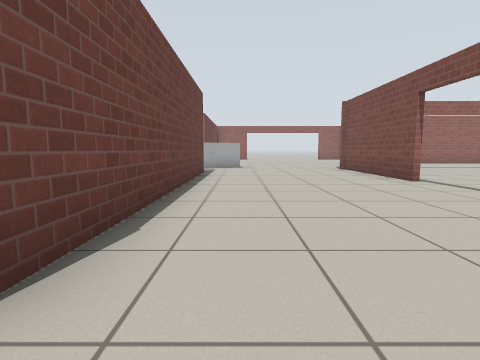
View 1 (above)

24 first-person views from a walk through a Gazebo world. The camera is 0.72 m above the floor, tilts 6° down and sees 80° across. The floor is counted in squares, 1 m on a side. Each view is taken from the middle of a square. On the plan, view 1 faces up. The plan holds only what a view shows up to about 10 squares ahead; the rest is blank. Simple patterns stand in for the simulator's built-in surfaces.

View 2
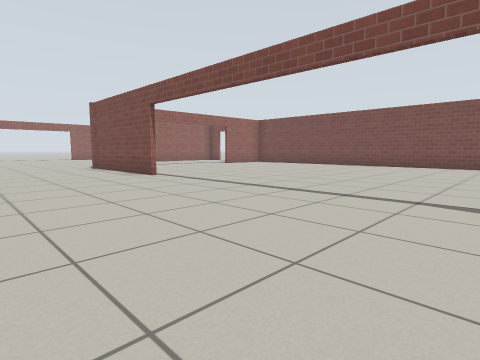

View 3
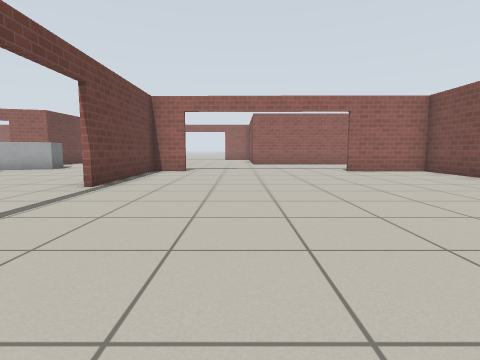

View 4
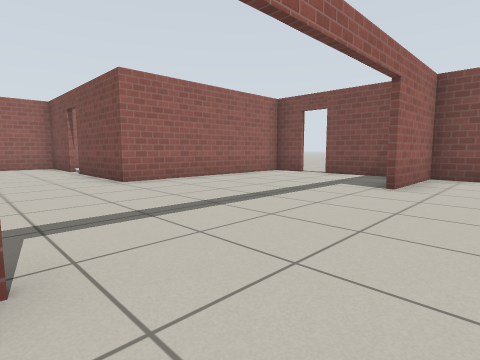

View 5
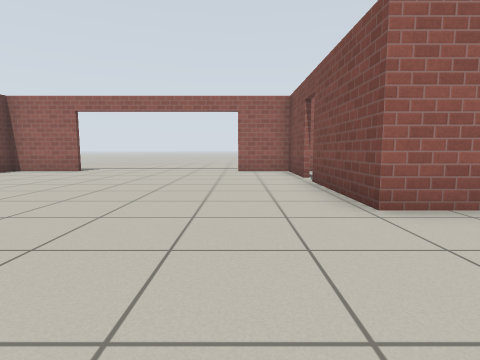

View 6
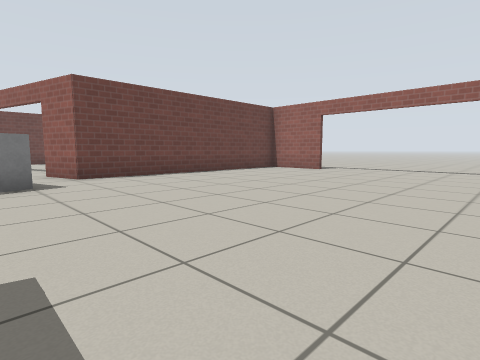

View 7
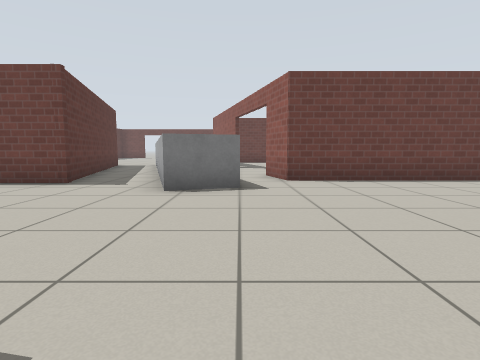

View 8
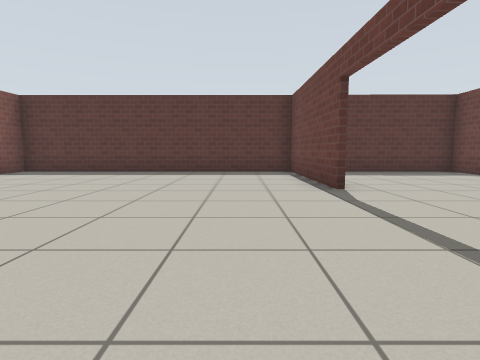

View 9
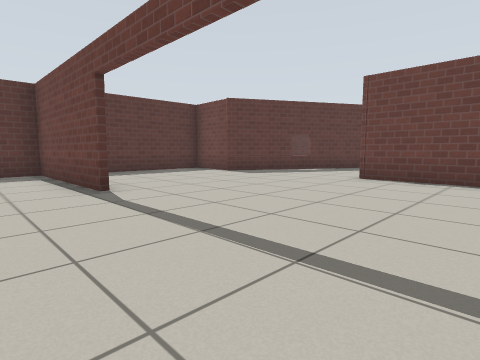

View 10
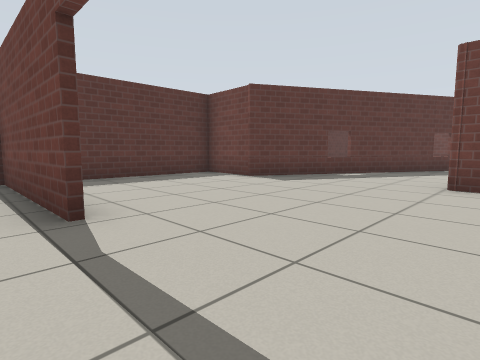

View 11
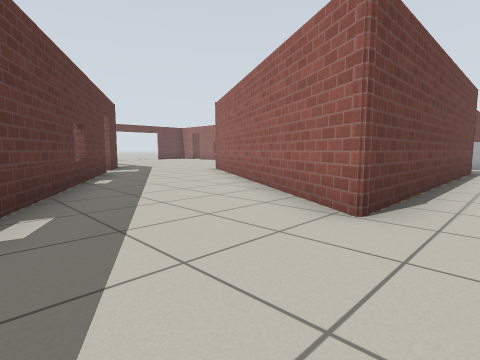

View 12
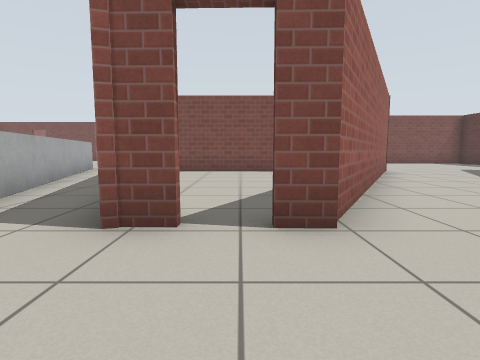

View 13
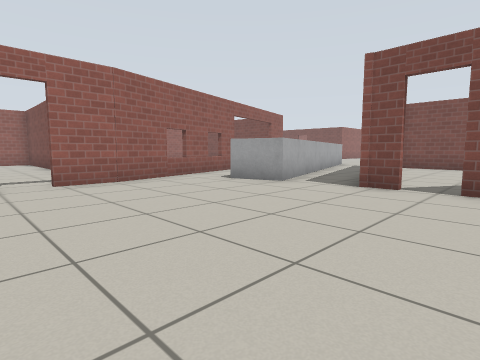

View 14
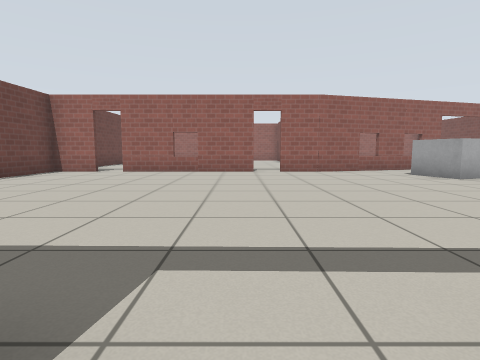

View 15
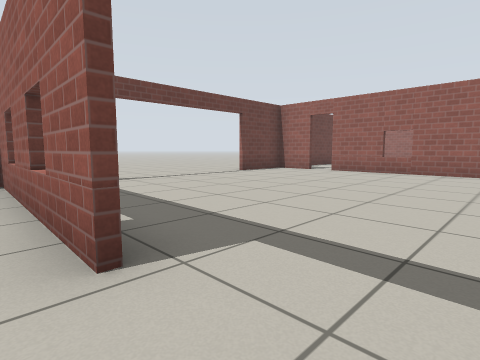

View 16
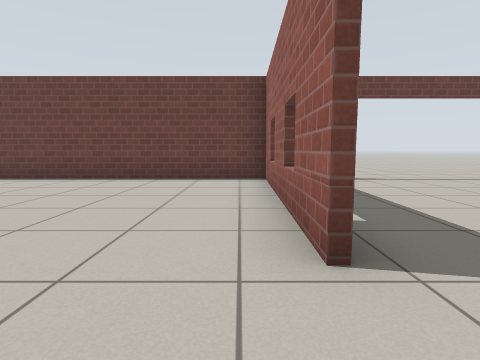

View 17
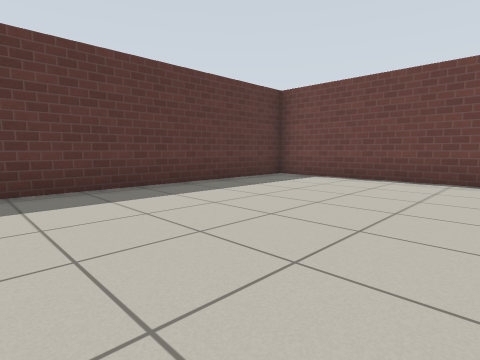

View 18
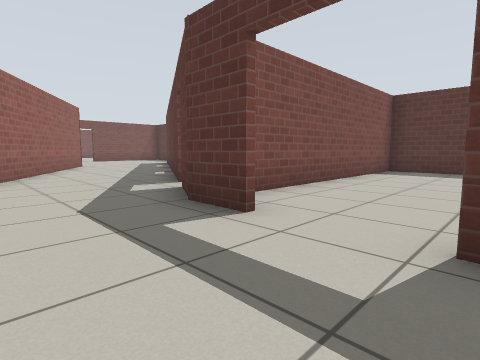

View 19
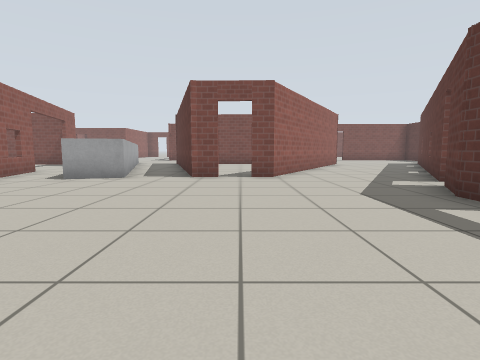

View 20
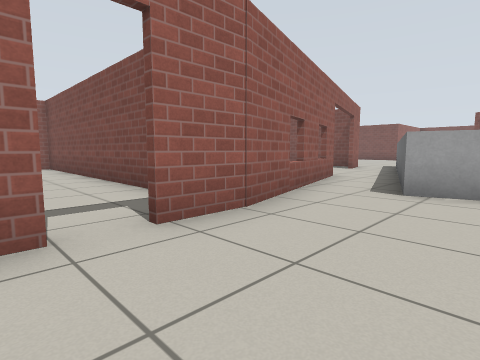

View 21
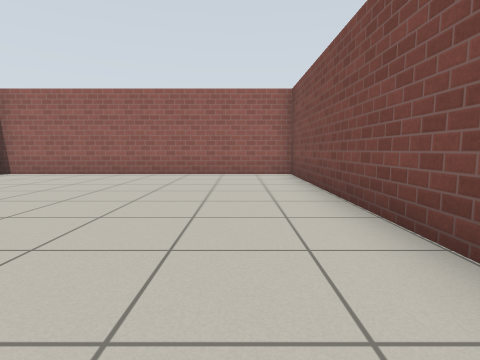

View 22
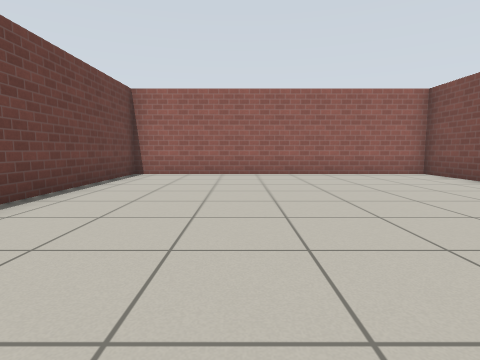

View 23
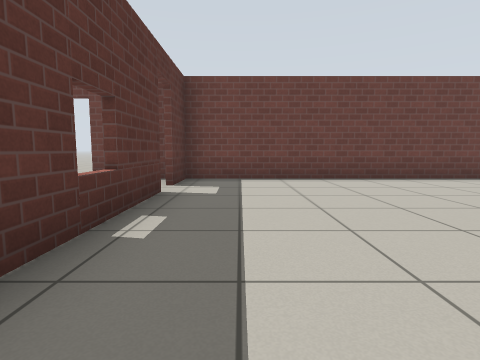

View 24
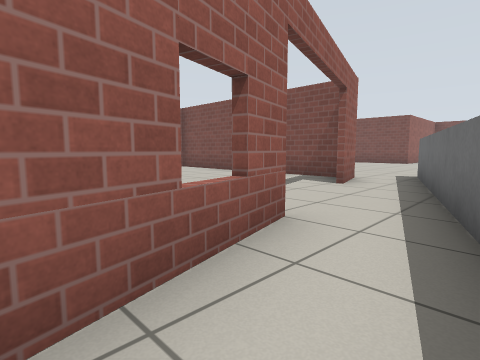

### Floor plan
Key: @ floor where view 1 was taken; # wall or solid block; . floor; D open door; B grey box.
Columns run from 22 left of view 1 to 13 right of it. Each row starts with its distance up from view 1.
 23                          ...
 22   ##########        ###DDDDDD##
 21   #........#        #.........#
 20   #........#        #.........#
 19   #........#      ..#.........D
 18   #........#      ..#.........#
 17   #........#      ..#.........#
 16   #........#        #.........######
 15   #........#      ..#..............#
 14   #........#    ..DD#..............D
 13   #........#  ##DD. BB.............#
 12   #DD####D#####  BBBBBB............#
 11   #.D....D.....BBBBBB.....##DDDDD###
 10   #..........BBBBB........#........#
  9 ..D...........B....###....#........#
  8 ..D............#####.#....#........
  7 ..D...........##.....#....#........
  6 ..D...........D......#....D.......
  5  .D...........##.....#....D.......
  4   #............###   #....D......
  3   ######DD##.....##  #....D......
  2   #.......##D.....####....D.......
  1   #.......#  ##...........D........
  0   #.......#   ###.....@...D........
 -1   #.......#     ###.......D......
 -2   #.......#       ## .....#.......
 -3   #.......#         ##....#........
 -4   #.......#          #....#........
 -5   #########          ## ..#........#
 -6                        #############

Where each view was taken, in squares from view 1:
view 1: 0 up, 0 right, facing up
view 2: 1 down, 0 right, facing up-right
view 3: 1 up, 7 right, facing up
view 4: 9 up, 5 right, facing up-right
view 5: 12 up, 6 right, facing up
view 6: 12 up, 6 right, facing up-left
view 7: 13 up, 5 right, facing left
view 8: 4 up, 6 right, facing down
view 9: 4 up, 6 right, facing down-left
view 10: 2 up, 5 right, facing down-left
view 11: 2 down, 0 right, facing up-left
view 12: 6 up, 11 left, facing right
view 13: 5 up, 14 left, facing up-right
view 14: 2 up, 14 left, facing up
view 15: 2 up, 13 left, facing up-left
view 16: 2 up, 13 left, facing left
view 17: 0 up, 13 left, facing down-left
view 18: 5 up, 15 left, facing down-right
view 19: 6 up, 16 left, facing right
view 20: 9 up, 14 left, facing up-right
view 21: 13 up, 13 left, facing up
view 22: 13 up, 17 left, facing up
view 23: 13 up, 13 left, facing left
view 24: 11 up, 9 left, facing up-right
